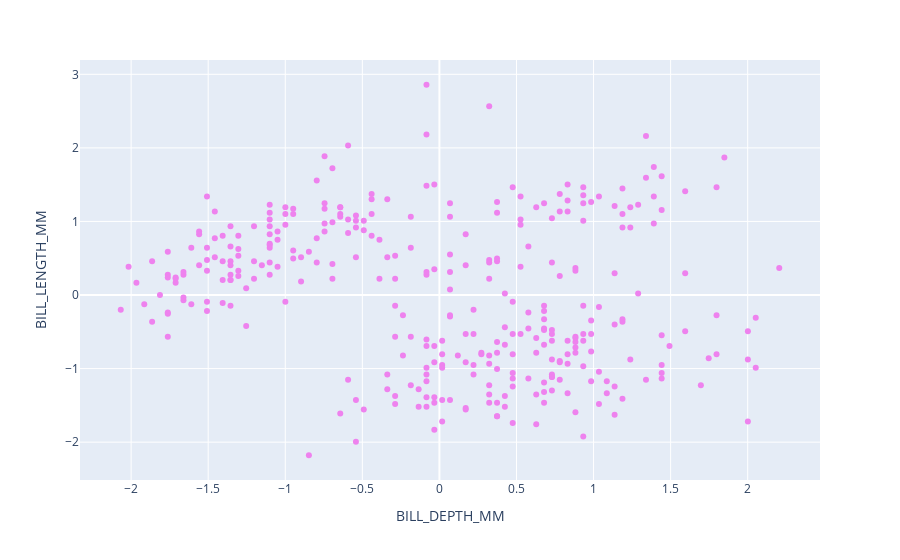

This figure's notebook cell:
### Code cell
fig_4.show()

### Figure 1 — Plotly figure (JSON) as saved in the notebook; plotly's stock layout.template omitted (floating-point values rounded to 4 significant figures; data arrays with more than 128 entries replaced by an {"elided": "..."} marker saying what was removed)
{"data": [{"hovertemplate": "BILL_DEPTH_MM=%{x}<br>BILL_LENGTH_MM=%{y}<extra></extra>", "legendgroup": "", "marker": {"color": "violet", "symbol": "circle"}, "mode": "markers", "name": "", "orientation": "v", "showlegend": false, "type": "scatter", "x": {"elided": "333 float values"}, "xaxis": "x", "y": {"elided": "333 float values"}, "yaxis": "y"}], "layout": {"legend": {"tracegroupgap": 0}, "margin": {"t": 60}, "xaxis": {"anchor": "y", "domain": [0, 1], "title": {"text": "BILL_DEPTH_MM"}}, "yaxis": {"anchor": "x", "domain": [0, 1], "title": {"text": "BILL_LENGTH_MM"}}}}
